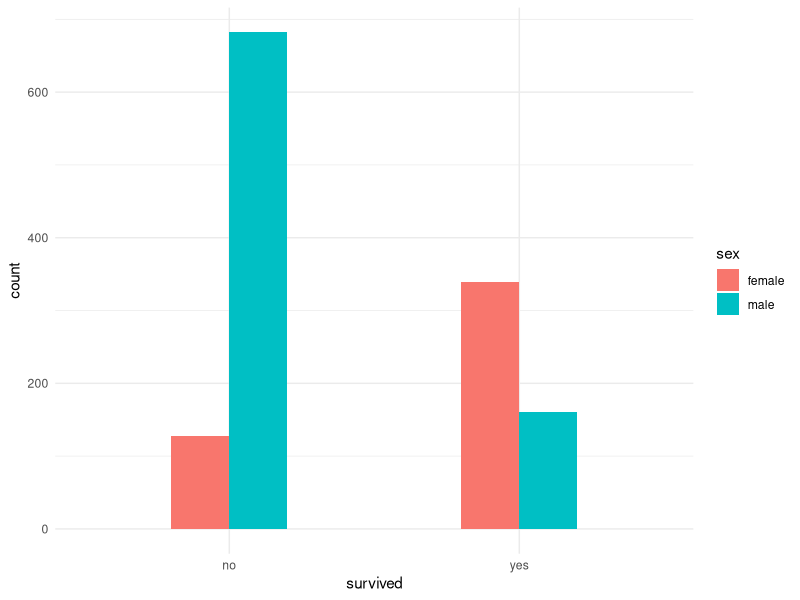
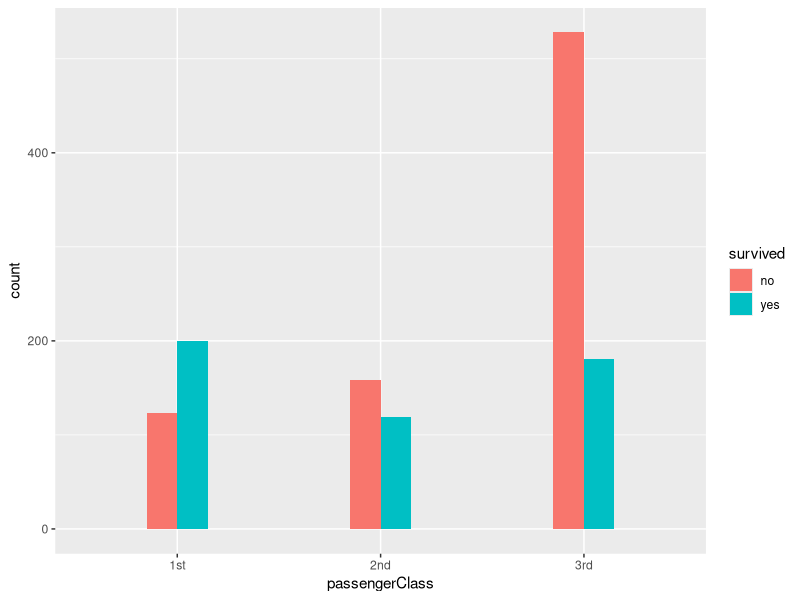
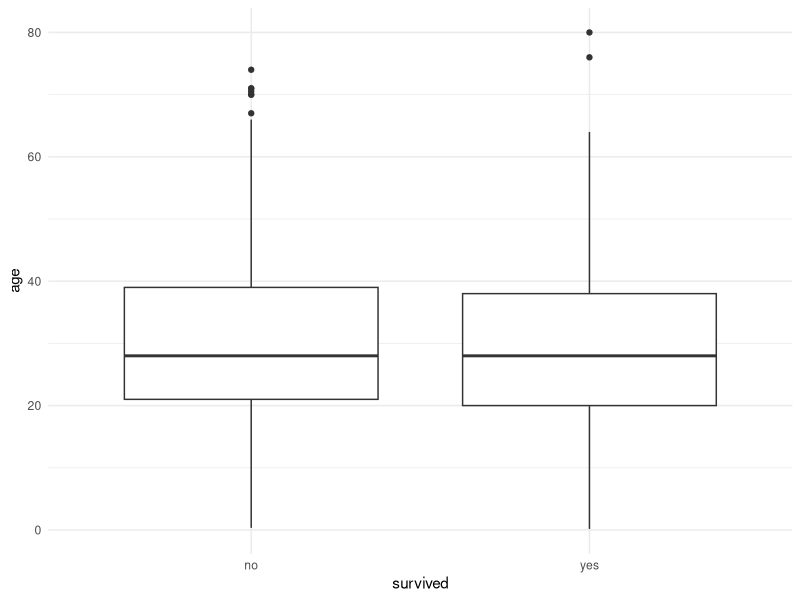

These figures' R source, in order:
## ---- chunk 1
knitr::opts_chunk$set(echo = TRUE)
## ---- chunk 2
library(carData)
head(TitanicSurvival)
## ---- chunk 3
summary(TitanicSurvival)
## ---- chunk 4
library(ggplot2)
ggplot(TitanicSurvival, aes(survived,fill=sex)) +
  geom_bar(position = "dodge",width = 0.4)+
  theme_minimal()
## ---- chunk 5
ggplot(TitanicSurvival, aes(passengerClass,fill=survived)) +
  geom_bar(position = "dodge",width = 0.3)
## ---- chunk 6
ggplot(TitanicSurvival, aes(survived,age)) +
  geom_boxplot() +
  theme_minimal()
